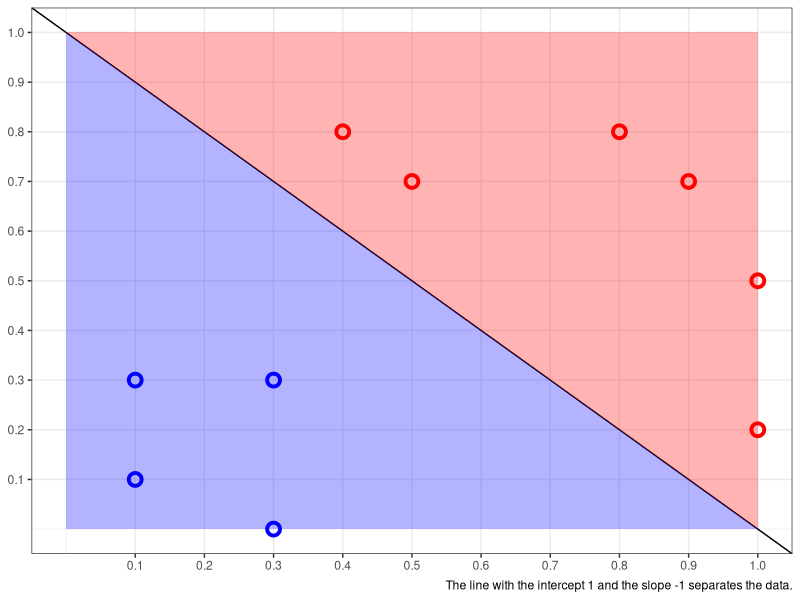
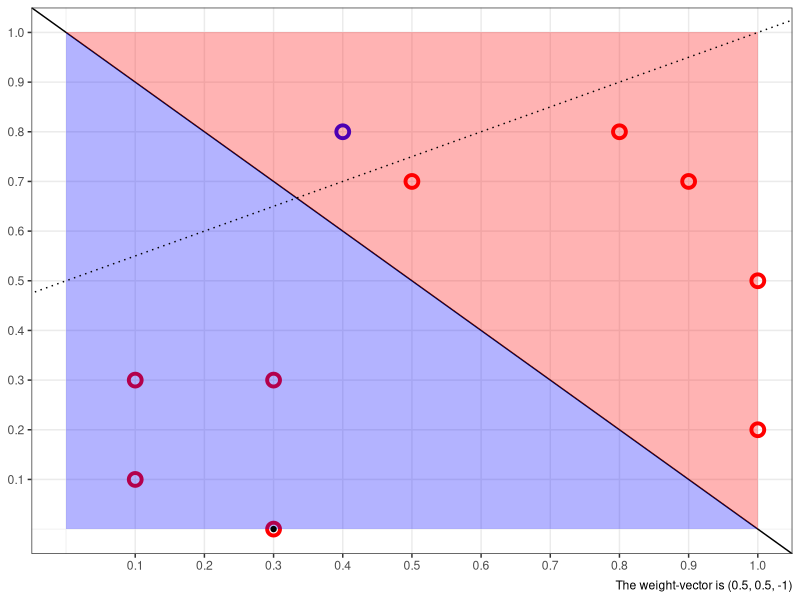
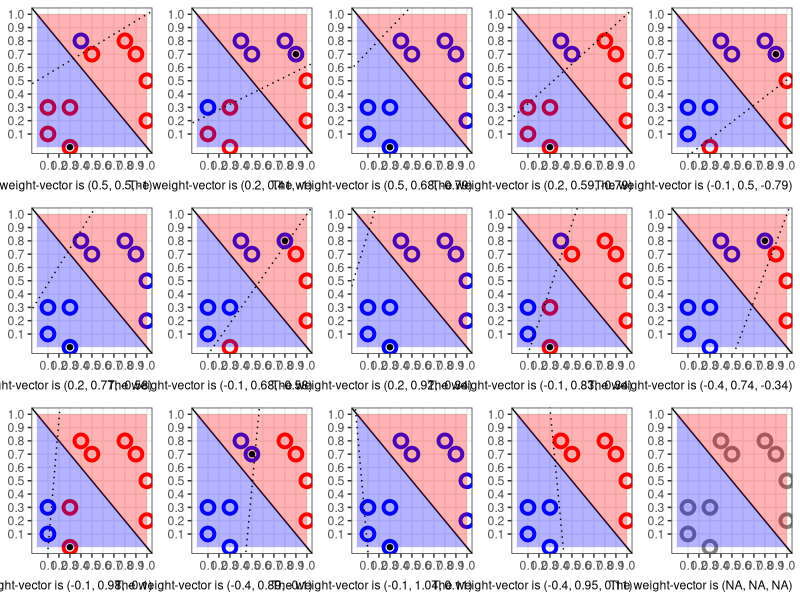

Write R code to recreate these figures, in order.
#### Exercice 1.4 from "Learning from Data" | Task 1 in Assignment from 21/10/2019 ####
# Simulate data for two classes in a 2D feature space, classes should be linearly separable. Generate data in such a way, that there is a gap between the two classes.

library(tidyr)
library(dplyr)
library(ggplot2)
library(gridExtra)
set.seed(20)
theme_set(theme_bw())

# X has two dimensions (d=2)
# initialise data set:
# inputs x_n as random points of data, with each point having two coordinates; adding also the x0:
data <- tibble(index=1:10,
               x0=rep(1,times=10),
               x1=round(runif(10, 0, 1),1),
               x2=round(runif(10, 0, 1), 1)) %>%
  mutate(y_true=ifelse(x1+x2<1, -1, 1)) %>%
  filter(x1+x2!=1)

# visualising the data ----
# this polygon colors the background
polygon <- tibble(x1=c(0,1,1,0,0,1),
                  x2=c(1,0,1,1,0,0),
                  y_true=c(1,1,1,-1,-1,-1))

ggplot(data) +
  geom_point(aes(x1, x2, color=as.factor(y_true)), size=3, shape=1, stroke=2) +
  geom_abline(slope=-1, intercept=1) +
  scale_color_manual(values=c("blue", "red"), name="Predicted y", guide=FALSE) +
  scale_x_continuous(breaks=(1:10)/10, minor_breaks = F, name=NULL) +
  scale_y_continuous(breaks=(1:10)/10, minor_breaks = F, name=NULL) +
  geom_polygon(data=polygon, aes(x1, x2, fill=as.factor(y_true)), alpha=0.3) +
  scale_fill_manual(values=c("blue", "red"), name="True y", guide=FALSE) +
  labs(caption="The line with the intercept 1 and the slope -1 separates the data.")
  
# choosing a random w and let it classify the data ----
weight <- c(0.5,0.5,-1)

# function to calculate how w classifies the data:
classify_w <- function(data, weight) {
  data %>% 
    mutate(y1=ifelse(weight[1]+x1*weight[2]+x2*weight[3]>0, 1, -1)) %>% 
    return()
}

# updating w on one misclassified x ----
# choosing a misclassified x:
find_misclassified <- function(data, weight) {
  data <- classify_w(data, weight)
  return(filter(data, y1!=y_true)$index[1]) # getting the index of the first x that is misclassified
}

# function to visualise how any w classifies the data:
visualise_w <- function(data, weight) {
  data <- classify_w(data, weight)
  x_misclassified <- find_misclassified(data, weight)
  w_vector <- paste0("The weight-vector is (", weight[1], ", ", weight[2], ", ", weight[3], ")")
  ggplot(data) +
    geom_point(aes(x1, x2, color=as.factor(y1)), size=3, shape=1, stroke=2) +
    geom_abline(slope=-1, intercept=1) +
    scale_color_manual(values=c("blue", "red"), name="Predicted y", guide=FALSE) +
    scale_x_continuous(breaks=(1:10)/10, minor_breaks = F, name=NULL) +
    scale_y_continuous(breaks=(1:10)/10, minor_breaks = F, name=NULL) +
    geom_polygon(data=polygon, aes(x1, x2, fill=as.factor(y_true)), alpha=0.3) +
    scale_fill_manual(values=c("blue", "red"), name="True y", guide=FALSE) +
    geom_abline(slope=-weight[2]/weight[3], intercept=-weight[1]/weight[3], linetype="dotted") +
    geom_point(data=data[x_misclassified,], aes(x1, x2)) +
    labs(caption=w_vector)
}

# performing calculation and visualisation of how w classifies the data:
visualise_w(data, weight)

# updating w on a misclassified x:
update_w <- function(data, weight, learn_rate=1) {
  i <- find_misclassified(data, weight)
  return(weight + data$y_true[i]*learn_rate*(c(data$x0[i], data$x1[i], data$x2[i])))
}

# let w again classify the data
weight_vectors <- list(weight)
graphs <- list()

for (i in 1:15) {
  graphs[[i]] <- visualise_w(data, weight_vectors[[i]])
  weight_vectors[[i+1]] <- update_w(data, weight_vectors[[i]], 0.3)
}

grid.arrange(graphs[[1]], graphs[[2]], graphs[[3]], graphs[[4]], graphs[[5]], graphs[[6]], graphs[[7]], graphs[[8]], graphs[[9]], graphs[[10]],graphs[[11]],graphs[[12]],graphs[[13]],graphs[[14]],graphs[[15]],
             nrow=3)
